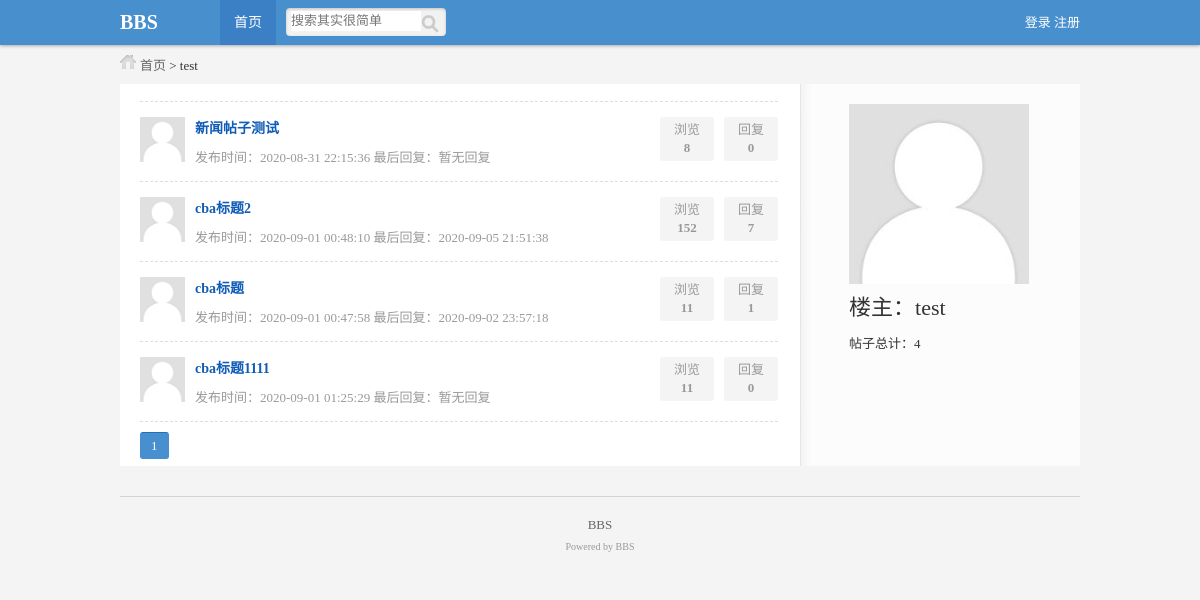
Screenshot of /home/member.php?id=4 with the database file from the repository.
### tables this page shows
CREATE TABLE `bbs_member` (
  `id` int(10) UNSIGNED NOT NULL,
  `name` varchar(32) NOT NULL,
  `pwd` varchar(32) NOT NULL,
  `photo` varchar(255) NOT NULL DEFAULT '‘’',
  `register_time` datetime NOT NULL,
  `last_time` datetime NOT NULL DEFAULT '2020-09-01 00:00:00'
);

CREATE TABLE `bbs_content` (
  `id` int(10) UNSIGNED NOT NULL,
  `module_id` int(10) UNSIGNED NOT NULL,
  `title` varchar(100) NOT NULL,
  `content` text NOT NULL,
  `time` datetime NOT NULL,
  `member_id` int(10) UNSIGNED NOT NULL,
  `times` int(10) UNSIGNED NOT NULL DEFAULT 0
);

CREATE TABLE `bbs_replay` (
  `id` int(10) UNSIGNED NOT NULL,
  `content_id` int(10) UNSIGNED NOT NULL,
  `quote_id` int(10) UNSIGNED NOT NULL DEFAULT 0,
  `content` text NOT NULL,
  `time` datetime NOT NULL,
  `member_id` int(10) UNSIGNED NOT NULL
);

### inc/tool.inc.php (called while the page is built, shortened)
<?php
function is_login($link)
{
    if (isset($_COOKIE['bbs']['name']) && isset($_COOKIE['bbs']['pwd'])) {
        $query = "select * from bbs_member where name='{$_COOKIE['bbs']['name']}' and sha1(pwd)='{$_COOKIE['bbs']['pwd']}'";
        $result = execute($link, $query);
        if (mysqli_num_rows($result) == 1) {
            $data = mysqli_fetch_assoc($result);
            return $data['id'];
        } else {
            return false;
        }
    } else {
        return false;
    }
}
?>

### inc/mysqli.inc.php (called while the page is built, shortened)
<?php
function execute($link, $query)
{
    $result = mysqli_query($link, $query);
    return $result;
}
function num($link, $sql_count)
{
    $result = execute($link, $sql_count);
    $count = mysqli_fetch_row($result);
    return $count[0];
}

### home/member.php (the view, shortened to what this page needs)
<?php
include_once '../inc/mysqli.inc.php';
include_once '../inc/tool.inc.php';
include_once '../inc/page.php';
$link = content();
$member_id = is_login($link);
$query = "select * from bbs_member where id = {$_GET['id']}";
$result_member = execute($link, $query);
$data_member = mysqli_fetch_assoc($result_member);
$query3 = "select count(*) from bbs_content where member_id = {$_GET['id']}";
$count_all = num($link, $query3);
include_once './inc/header.inc.php';
?>
<div id="position" class="auto">
    <a href="index.php">首页</a> &gt; <?php echo $data_member['name'] ?>
</div>
<div id="main" class="auto">
    <div id="left">
        <ul class="postsList">
            <?php
            $page = page($count_all, 10);
            $query = "select bbs_content.title,bbs_content.id,bbs_content.times,bbs_content.time,bbs_member.name,bbs_member.photo,bbs_content.member_id
                    from bbs_content ,bbs_member where bbs_content.member_id ={$_GET['id']}
                    and bbs_member.id = bbs_content.member_id {$page['limit']}";
            $result = execute($link, $query);
            while ($data_content = mysqli_fetch_assoc($result)) {
                $data_content['title'] = htmlspecialchars($data_content['title']);
                $query2 = "select time from bbs_replay where content_id = {$data_content['id']} order by id desc limit 1";
                $result_replay = execute($link, $query2);
                if (mysqli_num_rows($result_replay) == 0) {
                    $last_time = "暂无回复";
                } else {
                    $data_replay = mysqli_fetch_assoc($result_replay);
                    @$last_time = $data_replay['time'];
                }
                $query = "select count(*) from bbs_replay where content_id = {$data_content['id']} ";
                $count = num($link, $query);
                ?>
                <li>
                    <div class="smallPic">
                        <img width="45" height="45" src="
                            <?php
                        if ($data_member['photo'] != '') {
                            echo SUB_URL.$data_member['photo'];
                        } else {
                            echo "style/photo.jpg";
                        }
                        ?>">
                    </div>
                    <div class="subject">
                        <div class="titleWrap"><h2><a target="_blank"
                                                      href="show.php?id=<?php echo $data_content['id'] ?>"><?php echo $data_content['title'] ?></a>
                            </h2></div>
                        <p>
                            发布时间：<?php echo $data_content['time'] ?> 最后回复：<?php echo $last_time ?>
                        </p>
                    </div>
                    <div class="count">
                        <p>
                            回复<br/><span><?php echo $count ?></span>
                        </p>
                        <p>
                            浏览<br/><span><?php echo $data_content['times'] ?></span>
                        </p>
                    </div>
                </li>
            <?php } ?>
        </ul>
        <div class="pages">
            <?php
            echo $page['html'];
            ?>
        </div>
    </div>
    <div id="right">
        <div class="member_big">
            <dl>
                <dt>
                    <img width="180" height="180" src="
                    <?php
                    if ($data_member['photo'] != '') {
                        echo $data_member['photo'];
                    } else {
                        echo "style/photo.jpg";
                    }
                    ?>"/>
                </dt>
                <dd class="name">楼主：<?php echo $data_member['name'] ?></dd>
                <dd>帖子总计：<?php echo $count_all ?></dd>
            </dl>
        </div>
    </div>
</div>
<?php
include_once './inc/footer.inc.php'; ?>

### home/inc/header.inc.php (shortened to what this page needs)
<!DOCTYPE html>
<html lang="zh-CN">
<head>
    <link rel="stylesheet" type="text/css" href="style/public.css"/>
    <link rel="stylesheet" type="text/css" href="style/register.css"/>
    <link rel="stylesheet" type="text/css" href="style/publish.css"/>
    <link rel="stylesheet" type="text/css" href="style/index.css"/>
    <link rel="stylesheet" type="text/css" href="style/list.css"/>
    <link rel="stylesheet" type="text/css" href="style/show.css"/>
    <link rel="stylesheet" type="text/css" href="style/member.css"/>
</head>
<body>
<div class="header_wrap">
    <div id="header" class="auto">
        <div class="logo">BBS</div>
        <div class="nav">
            <a class="hover" href="./index.php">首页</a>
        </div>
        <div class="serarch">
            <form method="post" action="search.php">
                <input class="keyword" type="text" name="keyword" value="<?php
                if (isset($_POST['keyword'])){echo trim($_POST['keyword']);}
                 ?>" placeholder="搜索其实很简单"/>
                <input class="submit" type="submit" name="submit" value=""/>
            </form>
        </div>
        <div class="login">
            <?php
            if (isset($member_id) && $member_id == true) {
                $str = <<<A
<a target="_blank" href="./member.php?id={$member_id}">欢迎登录！[{$_COOKIE['bbs']['name']}]</a> <span style="color: white">|</span>
<a href="./logout.php">注销</a>
A;
                echo $str;
            } else {
                $str = <<<A
<a href="./login.php">登录</a>
<a href="./register.php">注册</a>
A;
                echo $str;
            };
            ?>
        </div>
    </div>
</div>

### inc/page.php (shortened to what this page needs)
<?php
function page($count, $page_size, $num_btn = 10, $page = 'page')
{
    $page_nums = ceil($count / $page_size);
    $start = ($_GET[$page] - 1) * $page_size;
    $limit = "limit {$start},{$page_size}";
    $arr_url = parse_url($_SERVER['REQUEST_URI']);
    $url_path = $arr_url['path'];
    if (isset($arr_url['query'])) {
        parse_str($arr_url['query'], $arr_query);
        unset($arr_query[$page]);
        if (empty($arr_query)) {
            $url = "{$url_path}?{$page}=";
        } else {
            $other = http_build_query($arr_query);
            $url = "{$url_path}?{$other}&{$page}=";
        }
    } else {
        $url = "{$url_path}?{$page}=";
    }
    $html = array();
    if ($num_btn >= $page_nums) {
        for ($i = 1; $i <= $page_nums; $i++) {
            if ($_GET[$page] == $i) {
                $html[$i] = "<span style='color: white'>{$i}</span>";
            } else {
                $html[$i] = "<a href='{$url}{$i}'>{$i}</a>";
            }
        }
    }
    $html = implode(" ", $html);
    $data = array(
        "limit" => $limit,
        "html" => $html
    );
    return $data;
}

### home/inc/footer.inc.php
<div id="footer" class="auto">
    <div class="bottom">
        <a>BBS</a>
    </div>
    <div class="copyright">Powered by  BBS</div>
</div>
</body>
</html>

### home/style/public.css (style rules this page uses)
body,div,ul,ol,li,dl,dt,dd,h1,h2,h3,h4,h5,h6,form,input,textarea,p { margin:0px; padding:0px; font-size:13px; font-family:Tahoma; }
ul { list-style:none; }
img,a img { border:none; }
a { text-decoration:none; }
body { background:#f4f4f4; color:#333; }
.auto { width:960px; margin:0 auto; }
#position { background:url(style_icon.png) 0px -60px no-repeat; text-indent:20px; }
#position a { color:#666; }
.header_wrap { background:#488fce; box-shadow: 0 1px 3px rgba(0, 0, 0, 0.3); display: block; left: 0; position:fixed; top: 0; width: 100%; z-index: 10; }
#header { height:45px; line-height:45px; }
#header .logo { width:100px; font-size:20px; font-family:微软雅黑; font-weight:bold; color:#fff; float:left; }
#header .nav a { color:#fff; display:block; width:56px; float:left; text-align:center; font-size:14px; cursor:pointer; }
#header .nav a.hover { background:#3b7fc4; }
#header .serarch { background: none repeat scroll 0 0 #f2f2f2; border-radius: 4px; box-shadow: 0 1px 3px rgba(0, 0, 0, 0.2) inset; display: inline; float: left; height: 28px; margin: 8px 0 0 10px; padding:0; width: 160px; }
#header .serarch input.keyword { width:130px; height:20px; margin:3px 0 0 5px; display:block; float:left; border:0px; }
#header .serarch input.submit { background:url(style_icon.png) 0px -593px; border: 0 none; cursor: pointer; float: right; height: 28px; margin: 0; overflow: visible; padding: 0; text-align:left; width: 25px; float:right; }
#header .login { float:right; }
#header .login a { color:#fff; }
.pages span { background-color: #f8f8f8; border-color:#c9c9c9 #bdbdbd #b0b0b0; border-image:none; border-radius:3px; border-style:solid; border-width:1px; color:#666666; display:inline-block; line-height:13px; margin-right:3px; padding:6px 10px; text-decoration:none; background:#488fcf; border-color: #2470b5 #488fcf #488fcf; color:#fff; }
#footer { border-top:1px solid #d3d3d3; text-align:center; padding:20px 0; margin-top:30px; }
#footer a { color:#666; }
#footer .bottom { padding:0 0 8px 0; }
#footer .copyright { color: #999; font-size: 10px; text-align: center; }

### home/style/list.css (style rules this page uses)
#main { background:url(main_bg.png) repeat-y; margin-top:10px; }
#main #left { width:638px; padding:7px 20px; float:left; }
#main #right { width:282px; float:right; }
#main ul.postsList { margin:10px 0 10px 0; border-top:1px dashed #ddd; }
#main ul.postsList li { border-bottom:1px dashed #ddd; padding:15px 0; }
#main ul.postsList li div.smallPic { width:55px; float:left; }
#main ul.postsList li div.subject { width:450px; float:left; }
#main ul.postsList li div.count { color: #999; line-height: 18px; text-align: center; }
#main ul.postsList li div.count p { background: none repeat scroll 0 0 #f4f4f4; border-radius: 3px; display: block; float: right; height: 36px; margin: 0 0 0 10px; overflow: hidden; padding: 4px 0; width: 54px; }
#main ul.postsList li div.count p span { font-weight:bold; }
#main ul.postsList li div.subject .titleWrap a,#main ul.postsList li div.subject .titleWrap h2 { font-size:14px; color:#105cb6; }
#main ul.postsList li div.subject .titleWrap h2 { display:inline; }
#main ul.postsList li div.subject p { color:#999; padding:10px 0 0 0; }

### home/style/member.css (style rules this page uses)
#main #right .member_big { margin: 20px auto 0 auto; width: 180px; }
#main #right .member_big dl dd { line-height: 150%; }
#main #right .member_big dl dd.name { font-size: 22px; font-weight: 400; line-height: 140%; padding: 5px 0 10px 0px; }

### rows the page displays
bbs_member: name "test"
bbs_content: title "新闻帖子测试", time "2020-08-31 22:15:36", last_time "暂无回复", count "0", times "8"
bbs_content: title "cba标题2", time "2020-09-01 00:48:10", bbs_replay.time "2020-09-05 21:51:38", id "7", times "152"
bbs_content: title "cba标题", time "2020-09-01 00:47:58", bbs_replay.time "2020-09-02 23:57:18", count "1", times "11"
bbs_content: title "cba标题1111", time "2020-09-01 01:25:29", last_time "暂无回复", count "0", times "11"

### other values shown
$count_all "4"
